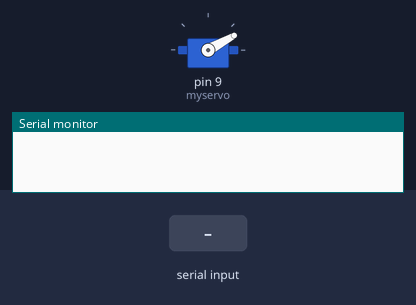
The sketch below on a simulated Arduino Uno, built with avr-gcc and run on an emulated ATmega328P. Shown: servo, the last lines printed to the serial monitor. The test bench sets the inputs (shaded band).

Above: at 0.45 s.
At 1.2 s:
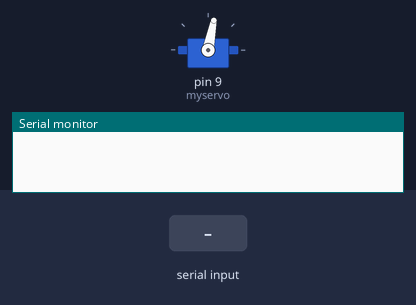
1.3 s: "A" received over Serial
At 5.57 s:
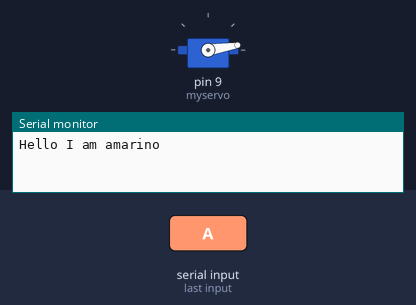
Timing chart, 0 to 10.8 s (numbered marks = the images above; inputs shaded):
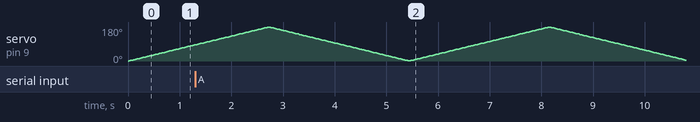

The sketch:

BLU_Arduino.ino
```cpp
//servo header
#include <Servo.h>

// Var
Servo myservo;  // create servo object to control a servo
                // a maximum of eight servo objects can be created
int pos = 0;    // variable to store the servo position

// BLU
String comdata = "";

// setup method
void setup()
{
 Serial.begin(9600);
 //
 myservo.attach(9);  // attaches the servo on pin 9 to the servo object

}

// loop method
void loop()
{

// BLU Operation
  while(Serial.available())
   {
     char c=Serial.read();
      if(c=='A')
        {
          Serial.println("Hello I am amarino");
        }
   }

   while (Serial.available() > 0)
    {
        comdata += char(Serial.read());
        delay(2);
    }
    if (comdata.length() > 0)
    {
        Serial.println(comdata);
        comdata = "";
    }

// Servo operation
   for(pos = 0; pos < 180; pos += 1)  // goes from 0 degrees to 180 degrees
  {                                  // in steps of 1 degree
    myservo.write(pos);              // tell servo to go to position in variable 'pos'
    delay(15);                       // waits 15ms for the servo to reach the position
  }
  for(pos = 180; pos>=1; pos-=1)     // goes from 180 degrees to 0 degrees
  {
    myservo.write(pos);              // tell servo to go to position in variable 'pos'
    delay(15);                       // waits 15ms for the servo to reach the position
  }


}
```
